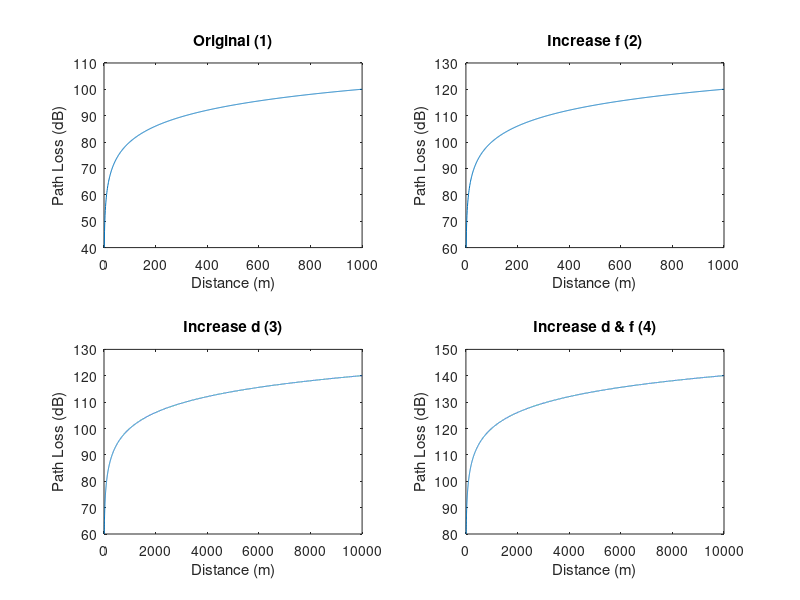

Recreate this plot in MATLAB.
f = 2400;
c = 299.792458;
d = 1:1:1000;
fspl =((4*pi*d*f)/c).^2;
subplot(2,2,1);
plot(d,10*log10(fspl));
title('Original (1)');
xlabel('Distance (m)');
ylabel('Path Loss (dB)');

%Tang f
f = 24000;
d = 1:1:1000;
fspl =((4*pi*d*f)/c).^2;
subplot(2,2,2);
plot(d,10*log10(fspl));
title('Increase f (2)');
xlabel('Distance (m)');
ylabel('Path Loss (dB)');

%Tang d
f = 2400;
d = 10:1:10000;
fspl =((4*pi*d*f)/c).^2;
subplot(2,2,3);
plot(d,10*log10(fspl));
title('Increase d (3)');
xlabel('Distance (m)');
ylabel('Path Loss (dB)');

%Tang d va f
f = 24000;
d = 10:1:10000;
fspl =((4*pi*d*f)/c).^2;
subplot(2,2,4);
plot(d,10*log10(fspl));
title('Increase d & f (4)');
xlabel('Distance (m)');
ylabel('Path Loss (dB)');

